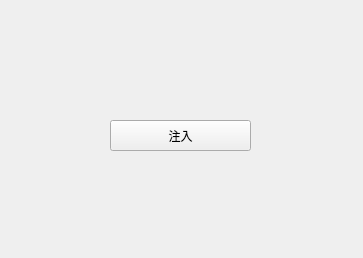
<?xml version="1.0" encoding="UTF-8"?>
<ui version="4.0">
 <class>MainWindow</class>
 <widget class="QMainWindow" name="MainWindow">
  <property name="geometry">
   <rect>
    <x>0</x>
    <y>0</y>
    <width>363</width>
    <height>258</height>
   </rect>
  </property>
  <property name="windowTitle">
   <string>测试窗口</string>
  </property>
  <widget class="QWidget" name="centralwidget">
   <widget class="QPushButton" name="btnInject">
    <property name="geometry">
     <rect>
      <x>110</x>
      <y>120</y>
      <width>141</width>
      <height>31</height>
     </rect>
    </property>
    <property name="text">
     <string>注入</string>
    </property>
   </widget>
  </widget>
 </widget>
 <resources/>
 <connections/>
</ui>
